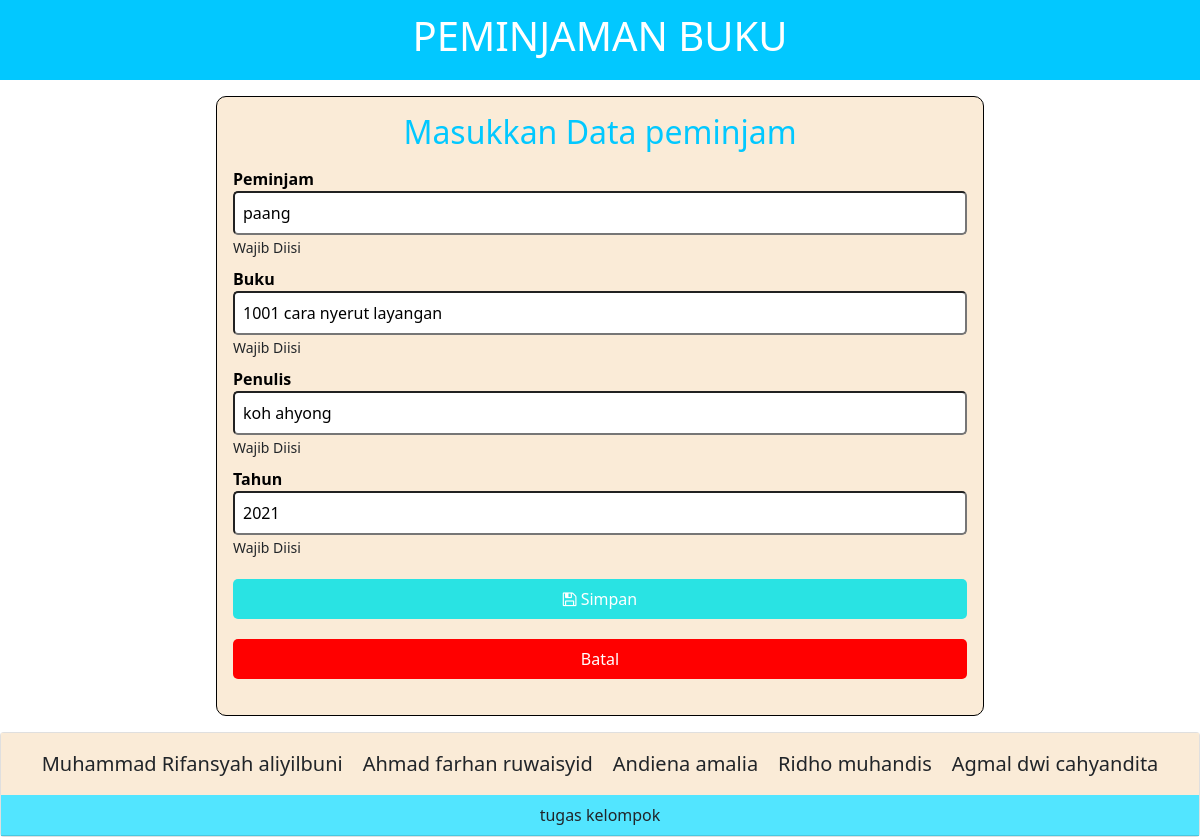
The app's page /Rak Buku.php?ubah=17 with its own data.
### tables this page shows
CREATE TABLE `book` (
  `Book_Id` int(3) NOT NULL,
  `Name` varchar(35) DEFAULT NULL,
  `Judul` varchar(40) NOT NULL,
  `Penulis` varchar(35) NOT NULL,
  `Tahun` int(4) NOT NULL
);

### Rak Buku.php (the view, shortened to what this page needs)
<!DOCTYPE html>
<?php
include 'conect.php';
$name_input = "";
$judul_input = "";
$penulis_input = "";
$tahun_input = "";
if (isset($_GET['ubah']))
{
  $id = $_GET['ubah'];
  $query = "SELECT * from book WHERE Book_Id =$id";
  $sql = mysqli_query($koneksi,$query);
  $result = mysqli_fetch_assoc($sql);
  $name_input = $result['Name'];
  $judul_input = $result['Judul'];
  $penulis_input = $result['Penulis'];
  $tahun_input = $result['Tahun'];
}
?>
<html lang="en">
<head>
  <link rel="stylesheet" href="style.css" />
  <link href="https://cdn.jsdelivr.net/npm/bootstrap@5.0.2/dist/css/bootstrap.min.css" rel="stylesheet"
 />
  <link rel="stylesheet" href="fontawsome/css/font-awesome.min.css">
</head>
<body>
  <header class="head_bar">
    <h1 class="head_bar__title">PEMINJAMAN BUKU</h1>
  </header>
  <main>
    <section class="input_section" id="inputSection">
      <h2 id="h2InputSection">Masukkan Data peminjam</h2>
      <form id="inputBook" method="POST" action="proses.php">
        <div class="input" id="sectionTitle">
          <label for="inputBookTitle">Peminjam</label>
          <input id="inputBookTitle" name="Name" required type="text" value="<?php echo $name_input; ?>" >
          <small class="error-display" id="errorTitle">Wajib Diisi</small>
        </div>
        <div class="input" id="sectionTitle">
          <label for="inputBookTitle">Buku</label>
          <input id="inputBookTitle" name="judul" required type="text" value="<?php echo $judul_input; ?>">
          <small class="error-display" id="errorTitle">Wajib Diisi</small>
        </div>
        <div class="input" id="sectionAuthor">
          <label for="inputBookAuthor">Penulis</label>
          <input id="inputBookAuthor" name="penulis" required type="text" value ="<?php echo $penulis_input; ?>">
          <small class="error-display" id="errorAuthor">Wajib Diisi</small>
        </div>
        <div class="input" id="sectionYear">
          <label for="inputBookYear">Tahun</label>
          <input id="inputBookYear" name="tahun" required type="number" value="<?php echo $tahun_input; ?>">
          <small class="error-display" id="errorYear">Wajib Diisi</small>
        </div>
        <?php
          if (isset($_GET['ubah'])){
            ?>
            <button class="button" type="submit" name="submit" value ="Simpan">
            <i class="fa fa-floppy-o" aria-hidden="true"></i>
              Simpan
            </button>
        <?php
          }
         ?>
        <input  class="buttonBatal" type="button" onclick="location.href='index.php';" value="Batal"/>
      </form>
    </section>
    </main>
  <footer>
  <div class="card">
      <div class="card-body" style="background-color: antiquewhite;">
        <blockquote class="blockquote mb-0" style="text-align: center; display: flex; justify-content: center;">
          <p>Muhammad Rifansyah aliyilbuni</p>
          <p>Ahmad farhan ruwaisyid</p>
          <p>Andiena amalia</p>
          <p>Ridho muhandis</p>
          <p>Agmal dwi cahyandita</p>
        </blockquote>
      </div>
        <div class="card-header" style="background-color: rgb(82, 229, 255); text-align: center;">
          tugas kelompok
        </div>
    </div>
  </footer>
  </body>
</html>

### style.css (style rules this page uses)
* { padding: 0; margin: 0; }
body, input, button { font-family: "Open Sans", sans-serif; }
input, button { font-size: 16px; }
.head_bar { padding: 12px; display: flex; align-items: center; justify-content: center; background-color: #02c8ff; color: white; }
footer > .card > .card-body > blockquote > p { margin: 0 10px; }
main { min-height: 80vh; max-width: 800px; width: 80%; margin: 0 auto; padding: 16px; }
.input_section { display: flex; flex-direction: column; padding: 16px; background-color: antiquewhite; border: 1px solid rgb(0, 0, 0); border-radius: 10px; }
.input_section > h2 { text-align: center; color: #02c8ff; }
.input_section > form > .input { margin: 8px 0; }
.input_section > form > .button { background-color: #29e3e3; color: white; border: 0; border-radius: 5px; display: block; width: 100%; padding: 8px; cursor: pointer; margin: 20px 0; }
.input_section > form > .buttonBatal { background-color: #ff0000; color: white; border: 0; border-radius: 5px; display: block; width: 100%; padding: 8px; cursor: pointer; margin: 20px 0; }
.input_section > form > .input > input { display: block; width: 100%; padding: 8px; border-radius: 5px; }
.input_section > form > .input > label { color: #000000; font-weight: bold; }

### records on screen
book: Name "paang", judul "1001 cara nyerut layangan", penulis "koh ahyong", tahun "2021"
